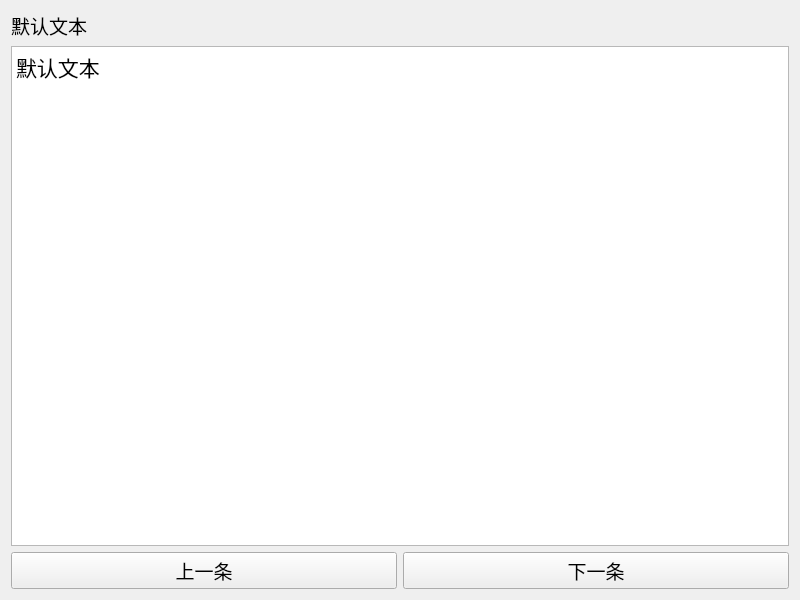
<?xml version="1.0" encoding="UTF-8"?>
<ui version="4.0">
 <class>TextContent</class>
 <widget class="QWidget" name="TextContent">
  <property name="geometry">
   <rect>
    <x>0</x>
    <y>0</y>
    <width>800</width>
    <height>600</height>
   </rect>
  </property>
  <property name="font">
   <font>
    <family>微软雅黑</family>
    <pointsize>14</pointsize>
   </font>
  </property>
  <property name="windowTitle">
   <string>斗破苍穹</string>
  </property>
  <property name="windowIcon">
   <iconset resource="res.qrc">
    <normaloff>:/icon/icon.ico</normaloff>:/icon/icon.ico</iconset>
  </property>
  <property name="windowOpacity">
   <double>1.000000000000000</double>
  </property>
  <layout class="QGridLayout" name="gridLayout">
   <item row="2" column="2">
    <widget class="QPushButton" name="pushButton_Next">
     <property name="enabled">
      <bool>true</bool>
     </property>
     <property name="maximumSize">
      <size>
       <width>16777215</width>
       <height>16777215</height>
      </size>
     </property>
     <property name="text">
      <string>下一条</string>
     </property>
    </widget>
   </item>
   <item row="1" column="1" colspan="2">
    <widget class="QTextBrowser" name="textBrowser">
     <property name="enabled">
      <bool>true</bool>
     </property>
     <property name="maximumSize">
      <size>
       <width>16777215</width>
       <height>16777215</height>
      </size>
     </property>
     <property name="mouseTracking">
      <bool>false</bool>
     </property>
     <property name="styleSheet">
      <string notr="true"/>
     </property>
     <property name="html">
      <string>&lt;!DOCTYPE HTML PUBLIC &quot;-//W3C//DTD HTML 4.0//EN&quot; &quot;http://www.w3.org/TR/REC-html40/strict.dtd&quot;&gt;
&lt;html&gt;&lt;head&gt;&lt;meta name=&quot;qrichtext&quot; content=&quot;1&quot; /&gt;&lt;style type=&quot;text/css&quot;&gt;
p, li { white-space: pre-wrap; }
&lt;/style&gt;&lt;/head&gt;&lt;body style=&quot; font-family:'微软雅黑'; font-size:14pt; font-weight:400; font-style:normal;&quot;&gt;
&lt;p style=&quot; margin-top:0px; margin-bottom:0px; margin-left:0px; margin-right:0px; -qt-block-indent:0; text-indent:0px;&quot;&gt;&lt;span style=&quot; font-family:':/font/SourceHanSansSC-Regular_0.otf'; font-size:16pt;&quot;&gt;默认文本&lt;/span&gt;&lt;/p&gt;&lt;/body&gt;&lt;/html&gt;</string>
     </property>
     <property name="searchPaths">
      <stringlist/>
     </property>
    </widget>
   </item>
   <item row="2" column="1">
    <widget class="QPushButton" name="pushButton_Previous">
     <property name="enabled">
      <bool>true</bool>
     </property>
     <property name="maximumSize">
      <size>
       <width>16777215</width>
       <height>16777215</height>
      </size>
     </property>
     <property name="text">
      <string>上一条</string>
     </property>
    </widget>
   </item>
   <item row="0" column="1">
    <widget class="QLabel" name="label">
     <property name="enabled">
      <bool>true</bool>
     </property>
     <property name="maximumSize">
      <size>
       <width>16777215</width>
       <height>16777215</height>
      </size>
     </property>
     <property name="text">
      <string>默认文本</string>
     </property>
    </widget>
   </item>
  </layout>
 </widget>
 <tabstops>
  <tabstop>pushButton_Previous</tabstop>
  <tabstop>pushButton_Next</tabstop>
 </tabstops>
 <resources>
  <include location="res.qrc"/>
 </resources>
 <connections/>
</ui>
